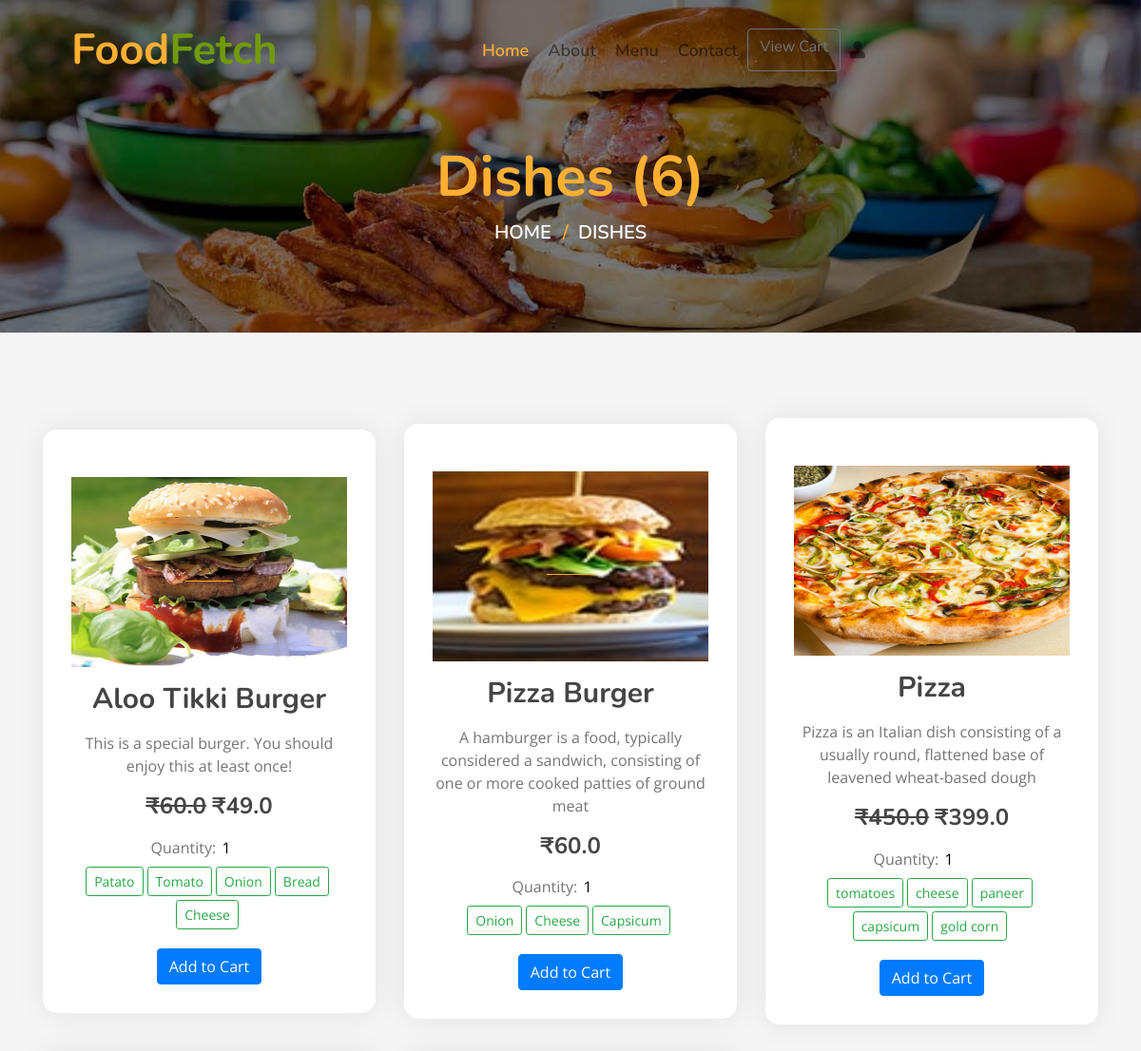
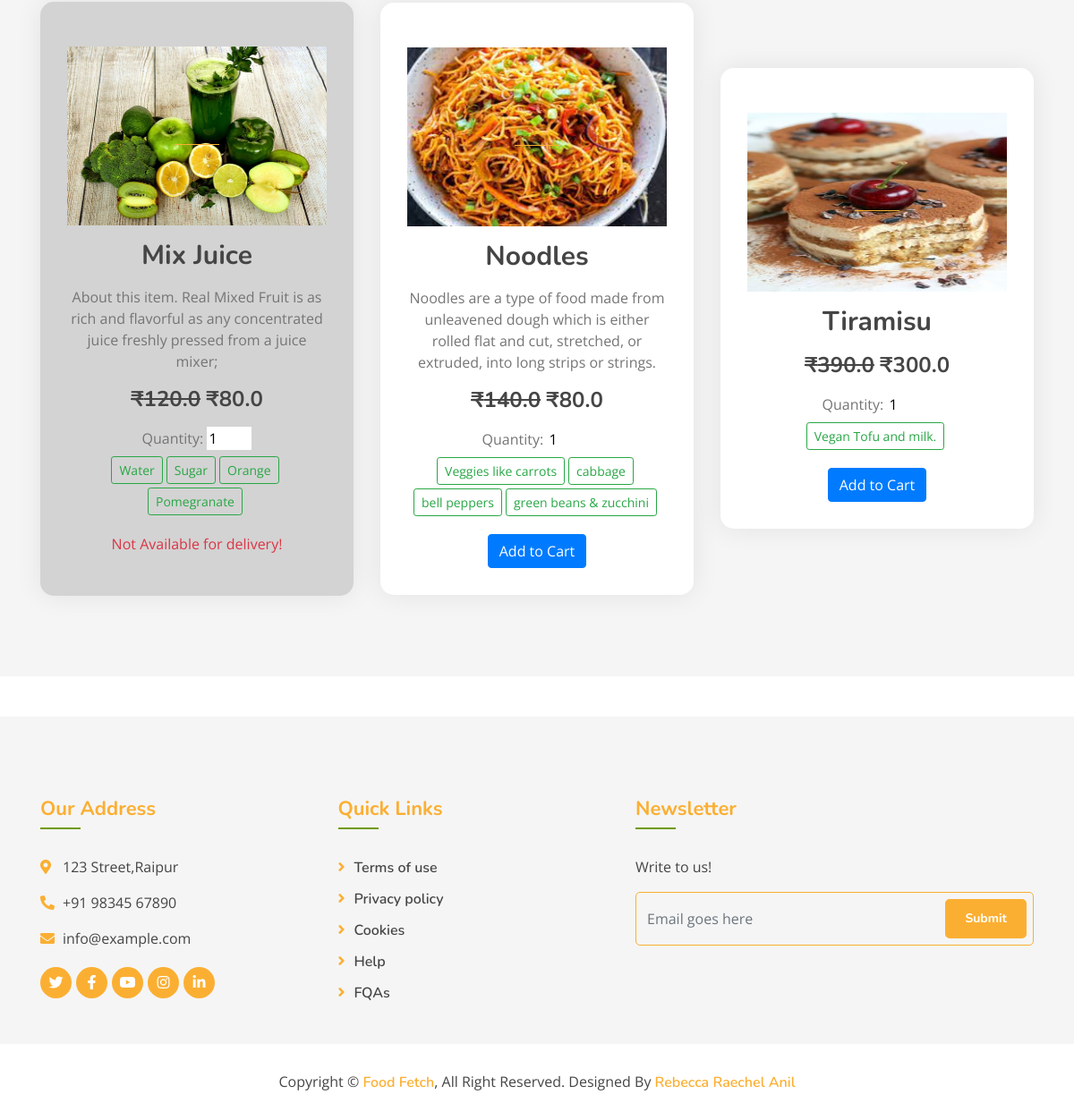
Screenshot of /dishes/ with the database file from the repository (2 pictures, top to bottom).
### myapp/models.py (models this page shows, shortened)
class Dish(models.Model):
    name = models.CharField(max_length=200, unique=True)
    image = models.ImageField(upload_to='dishes/%Y/%m/%d')
    ingredients = models.TextField()
    details = models.TextField(blank=True)
    category = models.ForeignKey(Category, on_delete=models.CASCADE)
    price = models.FloatField()
    discounted_price = models.FloatField(blank=True)
    is_available = models.BooleanField(default=True)
    added_on = models.DateTimeField(auto_now_add=True)
    updated_on = models.DateTimeField(auto_now=True)
    class Meta:
        verbose_name_plural ="Dish Table"

### myapp/views.py (the view)
# urls.py: path('dishes/',views.all_dishes,name="all_dishes"),
def all_dishes(request):
    context={}
    dishes = Dish.objects.all()
    if "q" in request.GET:
        id = request.GET.get("q")
        dishes = Dish.objects.filter(category__id=id)
        context['dish_category'] = Category.objects.get(id=id).name
    context['dishes'] = dishes
    return render(request,'all_dishes.html', context)

### template/all_dishes.html (shortened to what this page needs)
{% extends "base.html" %}
{% block content %}
<div class="page-header mb-0">
    <div class="container">
        <div class="row">
            <div class="col-12">
                <h2>{% if dish_category %} {{dish_category}} {% else %}Dishes {% endif %}({{dishes|length}})</h2>
            </div>
            <div class="col-12">
                <a href="/">Home</a>
                <a href="/dishes">Dishes</a>
            </div>
        </div>
    </div>
</div>
<div class="food mt-0">
    <div class="container">
        <div class="row align-items-center">
            {% for i in dishes %}
                <div class="col-md-4">
                    {% if i.is_available %}
                    <div class="food-item">
                    {% else %}
                    <div class="food-item" style="background-color: lightgray;">
                    {% endif %}
                        <a href="/media/{{i.image}}" target="_blank"><img src="/media/{{i.image}}" style="height: 200px;width: 100%;"></a>
                        <h2 class="my-3">{{i.name}}</h2>
                        <p>
                            {{i.details}}
                        </p>
                        <h4 class="menu-text" style="font-weight: normal;">
                            {% if i.price != i.discounted_price %}
                                <strong><del>&#8377;{{i.price}}</del></strong>
                            {% endif %}
                            <strong>&#8377;{{i.discounted_price}}</strong>
                        </h4>
                        <p>
                            <div class="quantity-selector">
                                <label for="quantity_{{i.id}}">Quantity:</label>
                                <input type="number" id="quantity_{{i.id}}" name="quantity" min="1" value="1" style="border: none; outline: none; width: 50px;">
                            </div>
                        </p>
                        {% if i.is_available %}
                        <form method="post" action="{% url 'all_dishes' %}">
                            <button type="submit" class="btn btn-primary">Add to Cart</button>
                        </form>
                        {% else %}
                            <p class="text-danger">Not Available for delivery!</p>
                        {% endif %}
                    </div>
                </div>
            {% endfor %}
        </div>
    </div>
</div>
{% endblock %}

### template/base.html (shortened to what this page needs)
<!DOCTYPE html>
{% load static %}
<html lang="en">
    <head>
        <link href="https://stackpath.bootstrapcdn.com/bootstrap/4.4.1/css/bootstrap.min.css" rel="stylesheet">
        <link href="https://cdnjs.cloudflare.com/ajax/libs/font-awesome/5.10.0/css/all.min.css" rel="stylesheet">
        <link href="/static/lib/animate/animate.min.css" rel="stylesheet">
        <link href="/static/lib/owlcarousel/assets/owl.carousel.min.css" rel="stylesheet">
        <link href="/static/lib/flaticon/font/flaticon.css" rel="stylesheet">
        <link href="/static/lib/tempusdominus/css/tempusdominus-bootstrap-4.min.css" rel="stylesheet" />
        <link href="/static/css/style.css" rel="stylesheet">
    </head>
    <body>
        <div class="navbar navbar-expand-lg bg-light navbar-light">
            <div class="container-fluid">
                <a href="{% url 'index' %}" class="navbar-brand">Food<span>Fetch</span></a>
                <div class="collapse navbar-collapse justify-content-between" id="navbarCollapse">
                    <div class="navbar-nav mx-auto">
                        <a href="{% url 'index' %}" class="nav-item nav-link active">Home</a>
                        <a href="{% url 'about' %}" class="nav-item nav-link">About</a>
                        <a href="{% url 'all_dishes' %}" class="nav-item nav-link">Menu</a>
                        <a href="{% url 'contact' %}" class="nav-item nav-link">Contact</a>
                        <a href="{% url 'cart_detail' %}" class="btn btn-outline-secondary">View Cart</a>
                        {% if user.is_authenticated %}
                        <div class="nav-item dropdown">
                            <a href="#" class="nav-link dropdown-toggle" data-toggle="dropdown"><i class="fas fa-user"></i></a>
                            <div class="dropdown-menu">
                            {% if user.is_superuser or user.is_staff %}
                                <a href="{% url 'admin:index' %}" class="dropdown-item">Dashboard</a>
                            {% else %}
                                <a href="{% url 'dashboard' %}" class="dropdown-item">Dashboard</a>
                            {% endif %}
                                <a href="{% url 'logout' %}" class="dropdown-item">Logout</a>
                            </div>
                        </div>
                        {% else %}
                        <a href="{% url 'register' %}" class="nav-link" ><i class="fas fa-user"></i></a>
                        {% endif %}
                    </div>
                </div>
            </div>
        </div>
        {% block content %}
        {% endblock %}
        <div class="footer">
            <div class="container">
                <div class="row">
                    <div class="col-lg-7">
                        <div class="row">
                            <div class="col-md-6">
                                <div class="footer-contact">
                                    <h2>Our Address</h2>
                                    <p><i class="fa fa-map-marker-alt"></i>123 Street,Raipur</p>
                                    <p><i class="fa fa-phone-alt"></i>+91 98345 67890</p>
                                    <p><i class="fa fa-envelope"></i>info@example.com</p>
                                    <div class="footer-social">
                                        <a href=""><i class="fab fa-twitter"></i></a>
                                        <a href="https://www.facebook.com/SachTechSol/" target="_blank"><i class="fab fa-facebook-f"></i></a>
                                        <a href=""><i class="fab fa-youtube"></i></a>
                                        <a href=""><i class="fab fa-instagram"></i></a>
                                        <a href=""><i class="fab fa-linkedin-in"></i></a>
                                    </div>
                                </div>
                            </div>
                            <div class="col-md-6">
                                <div class="footer-link">
                                    <h2>Quick Links</h2>
                                    <a href="">Terms of use</a>
                                    <a href="">Privacy policy</a>
                                    <a href="">Cookies</a>
                                    <a href="">Help</a>
                                    <a href="">FQAs</a>
                                </div>
                            </div>
                        </div>
                    </div>
                    <div class="col-lg-5">
                        <div class="footer-newsletter">
                            <h2>Newsletter</h2>
                            <p>
                             Write to us!</p>
                            <div class="form">
                                <input class="form-control" placeholder="Email goes here">
                                <button class="btn custom-btn">Submit</button>
                            </div>
                        </div>
                    </div>
                </div>
            </div>
            <div class="copyright">
                <div class="container">
                    <p>Copyright &copy; <a href="#">Food Fetch</a>, All Right Reserved.</p>
                    <p>Designed By <a href="https://htmlcodex.com">Rebecca Raechel Anil</a></p>
                </div>
            </div>
        </div>
    </body>
</html>

### rows the page displays
Dish: is_available "Patato Tomato Onion Bread Cheese", image (picture), name "Aloo Tikki Burger", details "This is a special burger. You should enjoy this at least once!", price "60.0", discounted_price "49.0", quantity "1"
Dish: is_available "Onion Cheese Capsicum", image (picture), name "Pizza Burger", details "A hamburger is a food, typically considered a sandwich, consisting of one or more cooked patties of ground meat", discounted_price "60.0"
Dish: shows "tomatoes cheese paneer capsicum gold corn", image (picture), name "Pizza", details "Pizza is an Italian dish consisting of a usually round, flattened base of leavened wheat-based dough", price "450.0", discounted_price "399.0"
Dish: is_available "Water Sugar Orange Pomegranate", image (picture), name "Mix Juice", details "About this item. Real Mixed Fruit is as rich and flavorful as any concentrated juice freshly pressed from a juice mixer;", price "120.0", discounted_price "80.0"
Dish: shows "Veggies like carrots cabbage bell peppers green beans & zucchini", image (picture), name "Noodles", details "Noodles are a type of food made from unleavened dough which is either rolled flat and cut, stretched, or extruded, into long strips or strings.", price "140.0", discounted_price "80.0"
Dish: is_available "Vegan Tofu and milk.", image (picture), name "Tiramisu", price "390.0", discounted_price "300.0"

### other values shown
{{ dishes|length }} "6"
